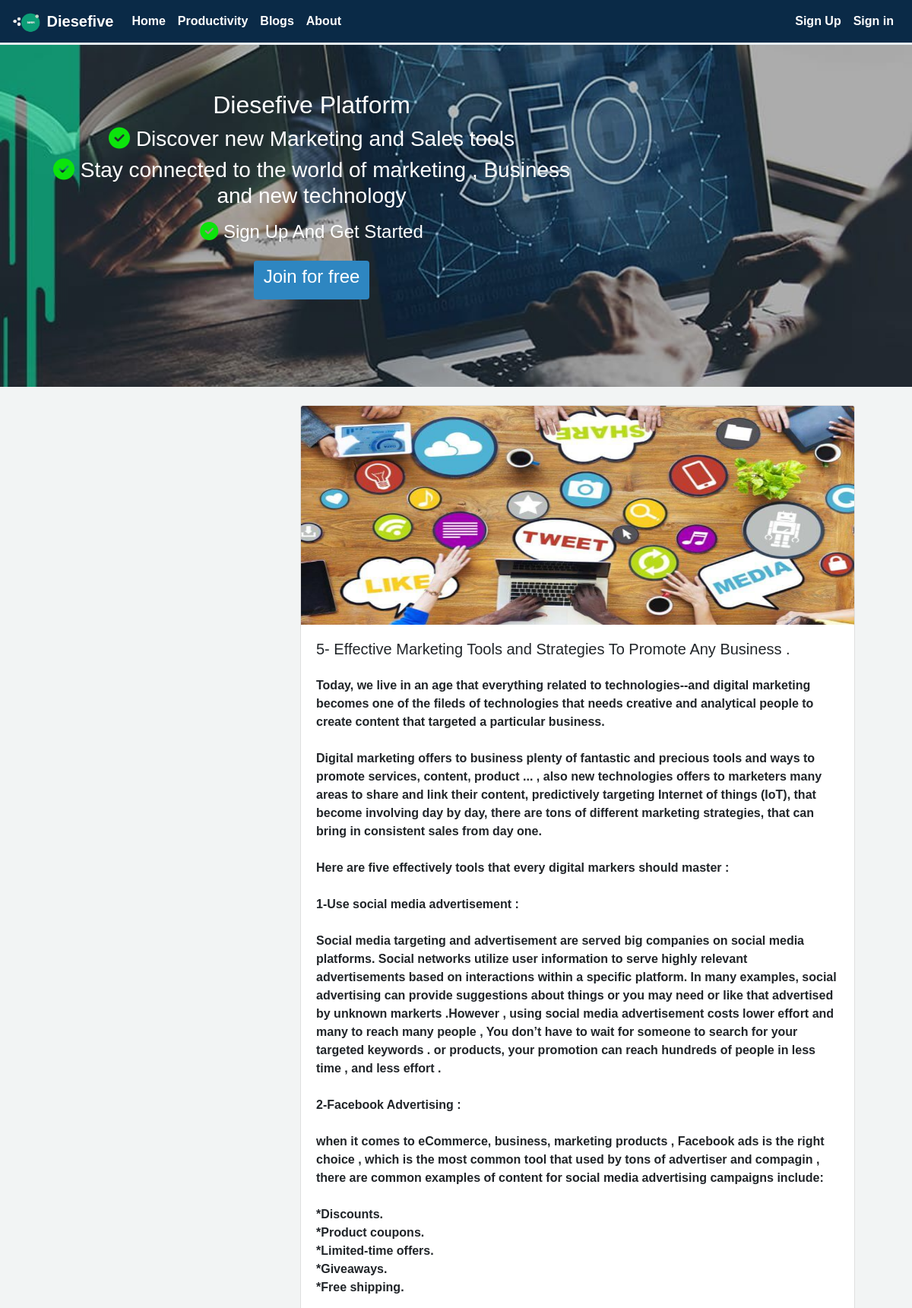
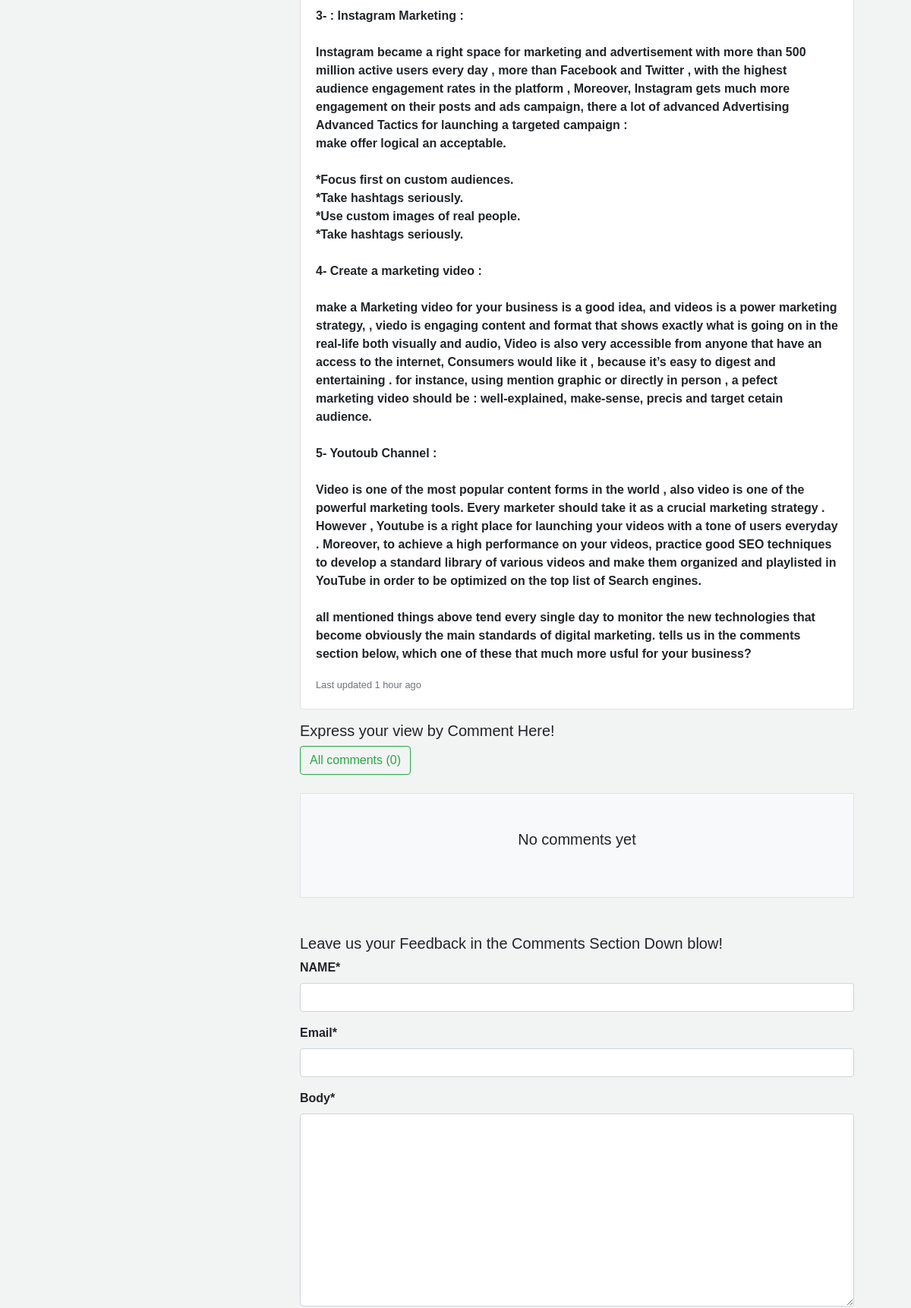
Screenshot of /detail/3/ (upper part) with the database file from the repository (2 pictures, top to bottom).
### myblog/models.py (models this page shows)
class post(models.Model):
    image = models.ImageField(default='default.jpg', upload_to='profile_pics')
    title = models.CharField(max_length=100)
    content = models.TextField()
    post_date = models.DateTimeField(default=timezone.now)
    post_update = models.DateTimeField(auto_now=True)
    author = models.ForeignKey(User , on_delete=models.CASCADE)
    def __str__(self):
        return (f'Post_title : {self.title}')
    class Meta():
        ordering = ('-post_update',)

### myblog/views.py (the view)
# urls.py: path('detail/<int:post_id>/', views.detail, name='detail'),
def detail(request, post_id) :
    post1 = get_object_or_404(post, pk=post_id)
    comments = post1.comments.filter(active=True)
    if request.method == 'POST':
        comment_form = Newcomment(data=request.POST)
        if comment_form.is_valid():
            new_comment = comment_form.save(commit=False)
            new_comment.post = post1
            new_comment.save()
            comment_form = Newcomment()
    else:
        comment_form = Newcomment()
    context = {
    'title': post1 ,
    'post' : post1 ,
    'comments' : comments ,
    'comment_form' : comment_form ,
    }
    return render(request, 'detail.html' , context )

### myblog/forms.py
class Newcomment (forms.ModelForm) :
    class Meta:
        model = comment
        fields = ( 'name' , 'email' , 'body')

### myblog/templates/detail.html (shortened to what this page needs)
{% extends 'base.html' %}
{% block content %}
{% load crispy_forms_tags %}
<section>
  <header>
        <div class="container ml-0  mt-4">
            <div class="row">
               <div class="col-md-4">
                 </div>
                 <div class="col-md-8">
                        <div class="card mb-3">
                          <img class="card-img-top" src="{{post.image.url}}" alt="picture"  style="height: 18rem;">
                          <div class="card-body">
                            <h5 class="card-title">{{post.title}}</h5>
                            <p class="card-text mt-4">{{post.content|linebreaksbr}}</p>
                            <p class="card-text"><small class="text-muted">Last updated 1 hour ago </small></p>
                          </div>
                       </div>
                 </div>
            </div>
      </div>
    </header>
</section>
<section>
  <header>
        <div class="container ml-0">
            <div class="row">
                <div class="col-md-4">
                </div>
            <div class="col-md-8">
              <h5>Express your view by Comment Here! </h5>
              <button type="button" class="btn btn-outline-success"> All comments ({{comments.count}}) </button>
             <div class="border bg-light p-4 mb-5 mt-4">
                    {% for comment in comments %}
                     <ul class="p-3 comment">
                    <p class="border-bottom">{{comment.name}} : <p>
                    <p> " {{comment.body}}   " </p>
                    <p>  On : {{comment.comment_date|date:'d-m-Y'}} </p>
                     <div class="border-bottom mb-3 mt-2"></div>
                        {% empty %}
                 <h5 class="text-center p-4 mb-3 comment"> No comments yet </h5>
                {% endfor %}
             </div>
<h5>Leave us your Feedback in the Comments Section Down blow!</h5>
    <form method="POST">
        {{comment_form|crispy}}
    </form>
          </div>
       </div>
    </div>
</header>
</section>
<br>
<br>
<br>
<br
{% endblock content %}

### myblog/static/css/home.css (style rules this page uses)
body { background-color : #f2f4f4 ; font-family: 'Gill Sans', sans-serif; font-weight: 600; }
html,body { direction: ltr ; text-align: left ; }

### rows the page displays
post: image (picture), title "5- Effective Marketing Tools and Strategies To Promote Any Business .", content "Today, we live in an age that everything related to technologies--and digital marketing becomes one of the fileds of technologies that needs creative and analytical people to create content that targeted a particular business. Digital marketing offers to business plenty of fantastic and precious tools and ways to promote services, content, product ... , also new technologies offers to marketers many areas to share and link their content, predictively targeting Internet of things (IoT), that become involving day by day, there are tons of different marketing strategies, that can bring in consistent sales from day one. Here are five effectively tools that every digital markers should master :…"

### other values shown
{{ comments.count }} "0"
